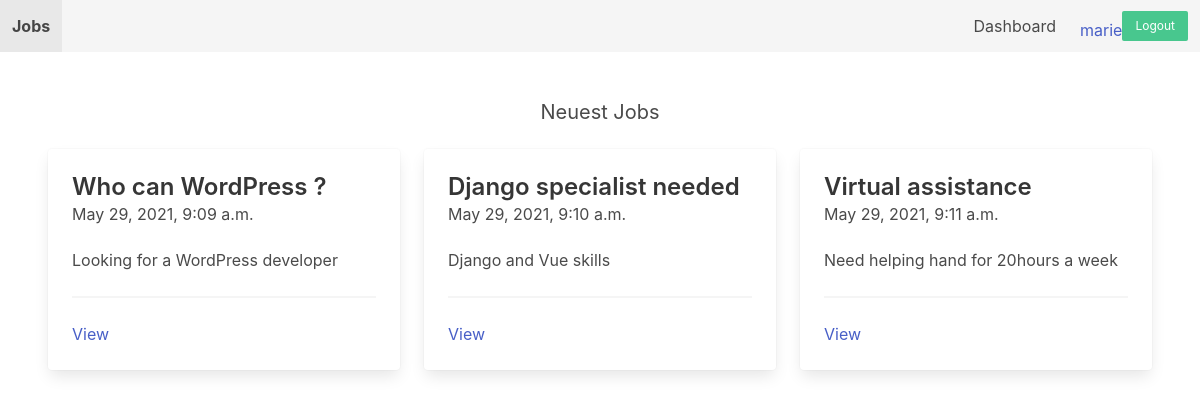
Screenshot of / (signed in) with the database file from the repository.
### apps/job/models.py (models this page shows, shortened)
class Job(models.Model):
    title = models.CharField(max_length=255)
    short_description = models.TextField()
    long_description = models.TextField(blank=True, null=True)
    created_by = models.ForeignKey(User, related_name='jobs', on_delete=models.CASCADE)
    created_at = models.DateTimeField(auto_now_add=True)
    changed_at = models.DateTimeField(auto_now=True)

### apps/core/views.py (the view)
# urls.py: path('', frontpage, name='frontpage'),
def frontpage(request):
    jobs = Job.objects.all()[0:3]
    context = {
        'jobs': jobs
    }
    return render(request, "core/frontpage.html", context)

### apps/core/templates/core/frontpage.html
{% extends 'core/base.html' %}
{% block content %}
<h2 class="subtitle has-text-centered">Neuest Jobs</h2>
<div class="columns">
    {% for job in jobs %}
        <div class="column is-4">
            <div class="card">
                <div class="card-content">
                    <div class="media">
                        <div class="media-content">
                            <p class="title is-4">{{ job.title }}</p>
                            <p class="subtitle is-6">{{ job.created_at }}</p>
                        </div>
                    </div>
                    <div class="content">
                        {{ job.short_description }}
                        <hr>
                        <a href="{% url 'job_detail' job.id %}">View</a>
                    </div>
                </div>
            </div>
        </div>
    {% endfor %}
</div>
{% endblock %}

### apps/core/templates/core/base.html (shortened to what this page needs)
<!doctype html>
<html lang="de">
<head>
    <link rel="stylesheet" href="https://cdn.jsdelivr.net/npm/bulma@0.9.2/css/bulma.min.css">
</head>
<body>
<nav class="navbar is-light">
    <div class="navbar-brand">
        <a href="{% url 'frontpage' %}" class="navbar-item"><strong>Jobs</strong></a>
    </div>
    <div class="navbar-menu">
        <div class="navbar-end">
            {% if request.user.is_authenticated %}
                <a href="{% url 'dashboard' %}" class="navbar-item">Dashboard</a>
            {% endif %}
            <div class="navbar-item">
                <div class="buttons">
                    {% if request.user.is_authenticated %}
                    <a href="" >{{request.user}}</a>
                    <a href="{% url 'logout' %}" class="button is-success is-small">Logout</a>
                    {% else %}
                    <a href="{% url 'login' %}" class="button is-lightgrey is-small">Log in</a>
                    <a href="{% url 'signup' %}" class="button is-success is-small">Signup</a>
                    {% endif %}
                </div>
            </div>
        </div>
    </div>
</nav>
<section class="section">
    {% block content %}
    {% endblock %}
</section>
</body>
</html>

### rows the page displays
Job: title "Who can WordPress ?", created_at "May 29, 2021, 9:09 a.m.", short_description "Looking for a WordPress developer"
Job: title "Django specialist needed", created_at "May 29, 2021, 9:10 a.m.", short_description "Django and Vue skills"
Job: title "Virtual assistance", created_at "May 29, 2021, 9:11 a.m.", short_description "Need helping hand for 20hours a week"

### other values shown
{{ request.user }} "marie"
